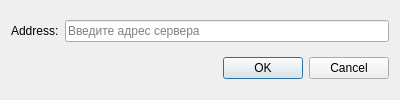
<?xml version="1.0" encoding="UTF-8"?>
<ui version="4.0">
 <class>AddressDialog</class>
 <widget class="QDialog" name="AddressDialog">
  <property name="geometry">
   <rect>
    <x>0</x>
    <y>0</y>
    <width>400</width>
    <height>100</height>
   </rect>
  </property>
  <property name="windowTitle">
   <string>Dialog</string>
  </property>
  <layout class="QVBoxLayout" name="verticalLayout">
   <item>
    <layout class="QHBoxLayout" name="horizontalLayout">
     <item>
      <widget class="QLabel" name="label">
       <property name="text">
        <string>Address:</string>
       </property>
      </widget>
     </item>
     <item>
      <widget class="QLineEdit" name="lineEdit">
       <property name="inputMask">
        <string/>
       </property>
       <property name="placeholderText">
        <string>Введите адрес сервера</string>
       </property>
      </widget>
     </item>
    </layout>
   </item>
   <item>
    <widget class="QDialogButtonBox" name="buttonBox">
     <property name="orientation">
      <enum>Qt::Horizontal</enum>
     </property>
     <property name="standardButtons">
      <set>QDialogButtonBox::Cancel|QDialogButtonBox::Ok</set>
     </property>
    </widget>
   </item>
  </layout>
 </widget>
 <resources/>
 <connections>
  <connection>
   <sender>buttonBox</sender>
   <signal>accepted()</signal>
   <receiver>AddressDialog</receiver>
   <slot>accept()</slot>
   <hints>
    <hint type="sourcelabel">
     <x>224</x>
     <y>74</y>
    </hint>
    <hint type="destinationlabel">
     <x>157</x>
     <y>99</y>
    </hint>
   </hints>
  </connection>
  <connection>
   <sender>buttonBox</sender>
   <signal>rejected()</signal>
   <receiver>AddressDialog</receiver>
   <slot>reject()</slot>
   <hints>
    <hint type="sourcelabel">
     <x>292</x>
     <y>80</y>
    </hint>
    <hint type="destinationlabel">
     <x>286</x>
     <y>99</y>
    </hint>
   </hints>
  </connection>
 </connections>
</ui>
